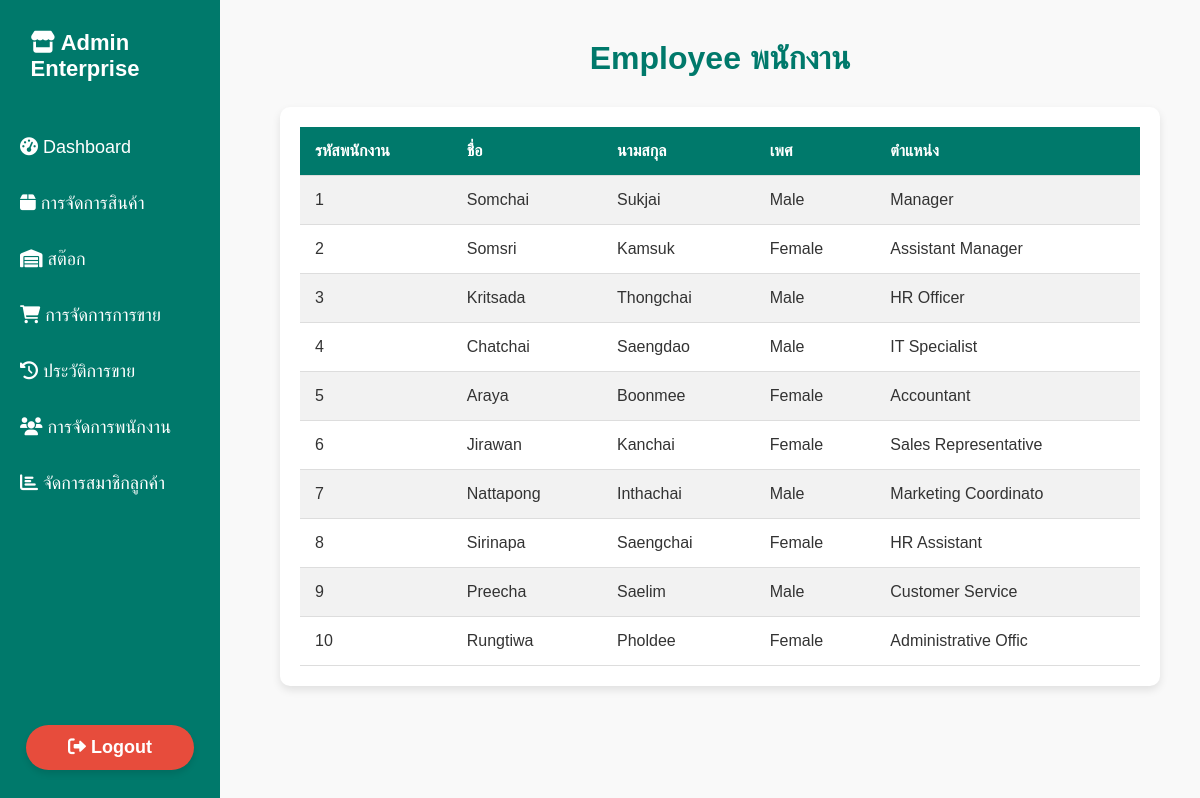
Page /employee.php on the committed database.
### tables this page shows
CREATE TABLE `employee` (
  `e_id` int(5) NOT NULL,
  `e_name` varchar(25) NOT NULL,
  `e_sirname` varchar(25) NOT NULL,
  `e_sex` varchar(10) NOT NULL,
  `e_position` varchar(20) NOT NULL
);

### employee.php (the view, shortened to what this page needs)
<!DOCTYPE html>
<html lang="th">
<head>
    <link rel="stylesheet" href="stock.css">
    <link rel="stylesheet" href="https://cdnjs.cloudflare.com/ajax/libs/font-awesome/6.0.0-beta3/css/all.min.css">
</head>
<body>
    <div class="sidebar">
        <div class="logo">
            <h2><i class="fas fa-store"></i> Admin <dir>Enterprise</dir></h2>
        </div>
        <ul class="menu">
            <li><a href="dashboard.html"><i class="fas fa-tachometer-alt"></i> Dashboard</a></li>
            <li><a href="product-management.html"><i class="fas fa-box"></i> การจัดการสินค้า</a></li>
            <li><a href="stock.html"><i class="fas fa-warehouse"></i> สต๊อก</a></li>
            <li><a href="sales-management.html"><i class="fas fa-shopping-cart"></i> การจัดการการขาย</a></li>
            <li><a href="sales-history.html"><i class="fas fa-history"></i> ประวัติการขาย</a></li>
            <li><a href="employee-management.html"><i class="fas fa-users"></i> การจัดการพนักงาน</a></li>
            <li><a href="customer-management.html"><i class="fas fa-chart-bar"></i> จัดการสมาชิกลูกค้า</a></li>
        </ul>
        <div class="logout">
            <a href="login.html"><i class="fas fa-sign-out-alt"></i> Logout</a>
        </div>
    </div>
    <div class="content">
    <div class="form-container">
        <h1>Employee พนักงาน</h1>
        <div class="table-container">
            <table>
                <thead>
                    <tr>
                        <th>รหัสพนักงาน</th>
                        <th>ชื่อ</th>
                        <th>นามสกุล</th>
                        <th>เพศ</th>
                        <th>ตำแหน่ง</th>
                    </tr>
                </thead>
                <tbody>
                    <tr>
                     <?php
                    require 'database.php';
                    $query = "SELECT * FROM `employee`";
                    if ($is_query_run = mysqli_query($mysqli, $query))
                {
                    while ($query_executed = $is_query_run->fetch_assoc())
                    {
                        echo "<tr>";
                        echo "<td>" . $query_executed['e_id'] . "</td>";
                        echo "<td>" . $query_executed['e_name'] . "</td>";
                        echo "<td>" . $query_executed['e_sirname'] . "</td>";
                        echo "<td>" . $query_executed['e_sex'] . "</td>";
                        echo "<td>" . $query_executed['e_position'] . "</td>";
                        echo "</tr>";
                    }
                }
                else
                {
                    echo "<tr><td colspan='3'>Error in execution!</td></tr>";
                }
                ?>
                </tbody>
            </table>
    </div>
</body>
</html>

### stock.css (style rules this page uses)
* { margin: 0; padding: 0; box-sizing: border-box; text-decoration: none; }
body { font-family: 'Prompt', sans-serif; background-color: #f9f9f9; color: #333; display: flex; }
.sidebar { width: 220px; background-color: #00796b; min-height: 100vh; padding: 30px 5px; position: fixed; top: 0; left: 0; display: flex; flex-direction: column; align-items: center; }
.sidebar h2 { color: #fff; margin-right: 50px; font-size: 22px; margin-bottom: 30px; }
.sidebar ul { list-style: none; width: 100%; }
.sidebar ul li { margin: 15px 0; }
.sidebar ul li a { text-decoration: none; color: #fff; font-size: 18px; padding: 10px 15px; display: block; border-radius: 8px; transition: background-color 0.3s; }
.content { margin-left: 240px; padding: 40px; flex-grow: 1; background-color: #f9f9f9; }
.content h1 { font-size: 32px; color: #00796b; margin-bottom: 30px; text-align: center; }
.table-container { background-color: #fff; padding: 20px; border-radius: 10px; box-shadow: 0 4px 8px rgba(0, 0, 0, 0.1); }
.table-container table { width: 100%; border-collapse: collapse; }
.table-container table th, .table-container table td { padding: 15px; text-align: left; border-bottom: 1px solid #ddd; }
.table-container table th { background-color: #00796b; color: white; text-transform: uppercase; }
.table-container table tbody tr:nth-child(even) { background-color: #f2f2f2; }
.table-container table td { color: #333; }
.logout { margin-top: auto; width: 100%; text-align: center; }
.logout a { color: #fff; background-color: #e74c3c; padding: 12px 20px; border-radius: 30px; display: inline-block; text-align: center; font-size: 18px; font-weight: bold; transition: background-color 0.3s ease, transform 0.3s ease; box-shadow: 0 4px 6px rgba(0, 0, 0, 0.1); width: 80%; }

### rows in the picture
employee: e_id "1", e_name "Somchai", e_sirname "Sukjai", e_sex "Male", e_position "Manager"
employee: e_id "2", e_name "Somsri", e_sirname "Kamsuk", e_sex "Female", e_position "Assistant Manager"
employee: e_id "3", e_name "Kritsada", e_sirname "Thongchai", e_sex "Male", e_position "HR Officer"
employee: e_id "4", e_name "Chatchai", e_sirname "Saengdao", e_sex "Male", e_position "IT Specialist"
employee: e_id "5", e_name "Araya", e_sirname "Boonmee", e_sex "Female", e_position "Accountant"
employee: e_id "6", e_name "Jirawan", e_sirname "Kanchai", e_sex "Female", e_position "Sales Representative"
employee: e_id "7", e_name "Nattapong", e_sirname "Inthachai", e_sex "Male", e_position "Marketing Coordinato"
employee: e_id "8", e_name "Sirinapa", e_sirname "Saengchai", e_sex "Female", e_position "HR Assistant"
employee: e_id "9", e_name "Preecha", e_sirname "Saelim", e_sex "Male", e_position "Customer Service"
employee: e_id "10", e_name "Rungtiwa", e_sirname "Pholdee", e_sex "Female", e_position "Administrative Offic"
